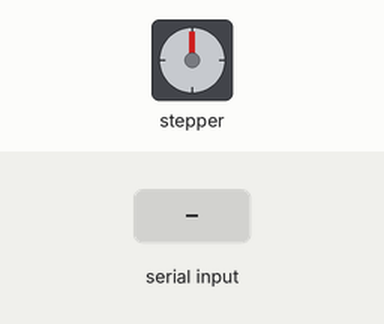
The sketch below on a simulated Arduino Uno, built with avr-gcc and run on an emulated ATmega328P. Parts: stepper motor. The test bench sets the inputs (shaded band). Stepper angles assume 800 steps per turn; what the sketch prints to the serial monitor is not drawn.

Above: at 1.2 s.
1.3 s: "90,45\n" received over Serial
3.8 s: "30,150\n" received over Serial
Timing chart, 0 to 6.8 s (numbered marks = the images above; inputs shaded):
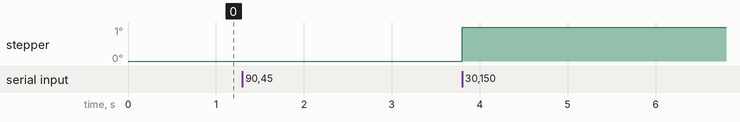

The sketch:

code.ino
```cpp
// крутим мотор туда-сюда плавно с ускорением
#include <GyverStepper.h>
int mm = 200 * 16 / 4;  // Общее количество шагов на один оборот
GStepper<STEPPER2WIRE> stepper(mm, 2, 3); // Инициализация шагового мотора
int koef = 15200;
// 19703- шагов на мл глицерина
// 15200 - шагов на мл воды и пропиленглюколя

void setup() {
  Serial.begin(115200);
  // режим следования к целевой позиции
  stepper.setRunMode(FOLLOW_POS);
  // установка макс. скорости в шагах/сек
  stepper.setMaxSpeed(2500);
  // установка ускорения в шагах/сек/сек
  stepper.setAcceleration(0); // Отключаем ускорением, чтобы двигатель двигался с постоянной скоростью
}

void loop() {
  // Если поступили данные в последовательный порт
  if (Serial.available()) {
    long shag = Serial.parseInt() * koef;  // Считываем целое число
    stepper.setTarget(shag, RELATIVE); // Устанавливаем целевую позицию
    Serial.print("Установленная целевая позиция: ");
    Serial.println(stepper.getTarget());
  }
  stepper.tick();
  // Обратная связь о позиции мотора(нерекомендую, замедляет мотор):
  // if (stepper.tick()) {
  //   // Если мотор шагает, можно выводить текущую позицию
  //   Serial.print("Текущая позиция: ");
  //   Serial.println(stepper.getCurrent());
  // }
}
```
